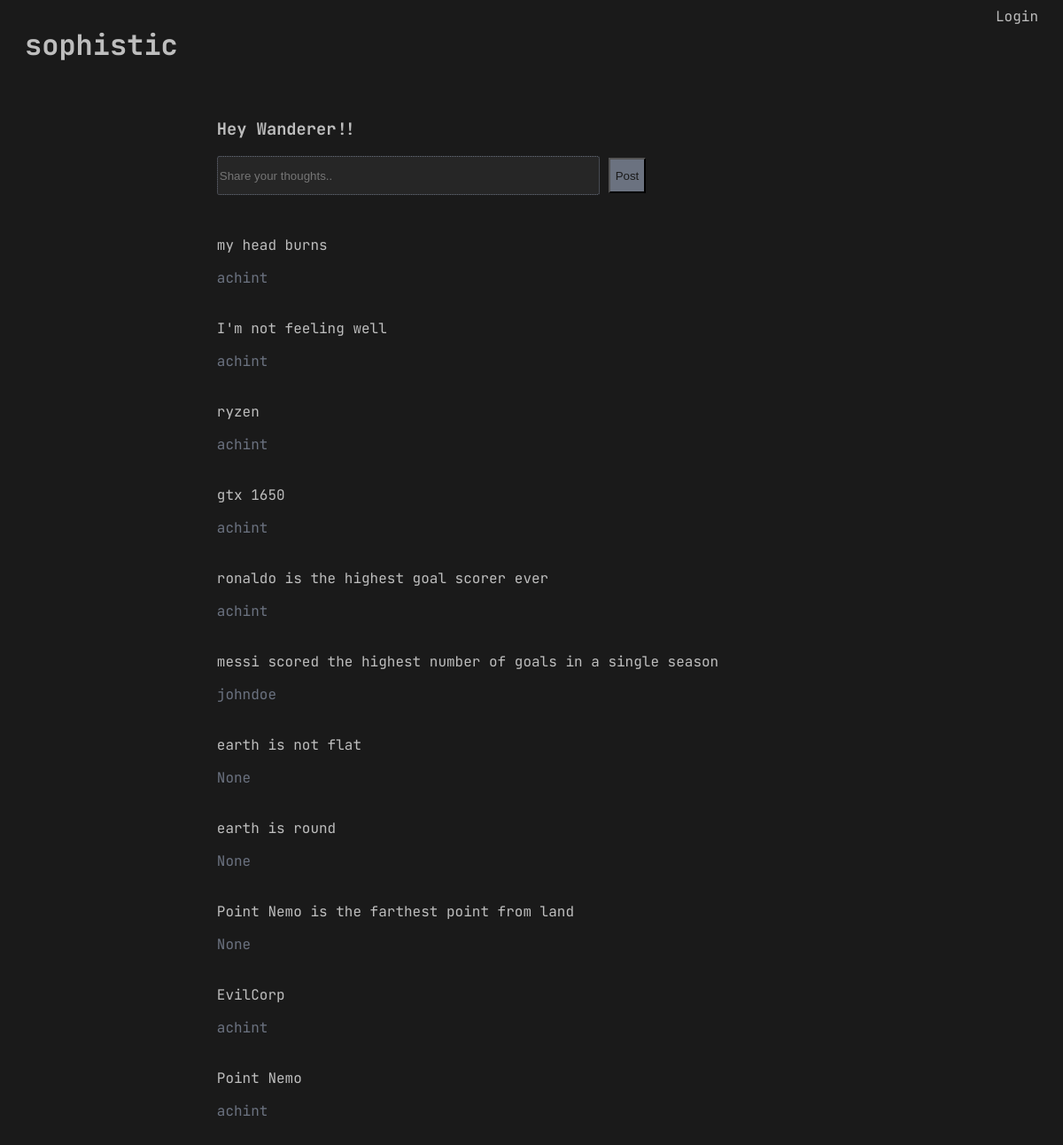
Before: / with the older database file.
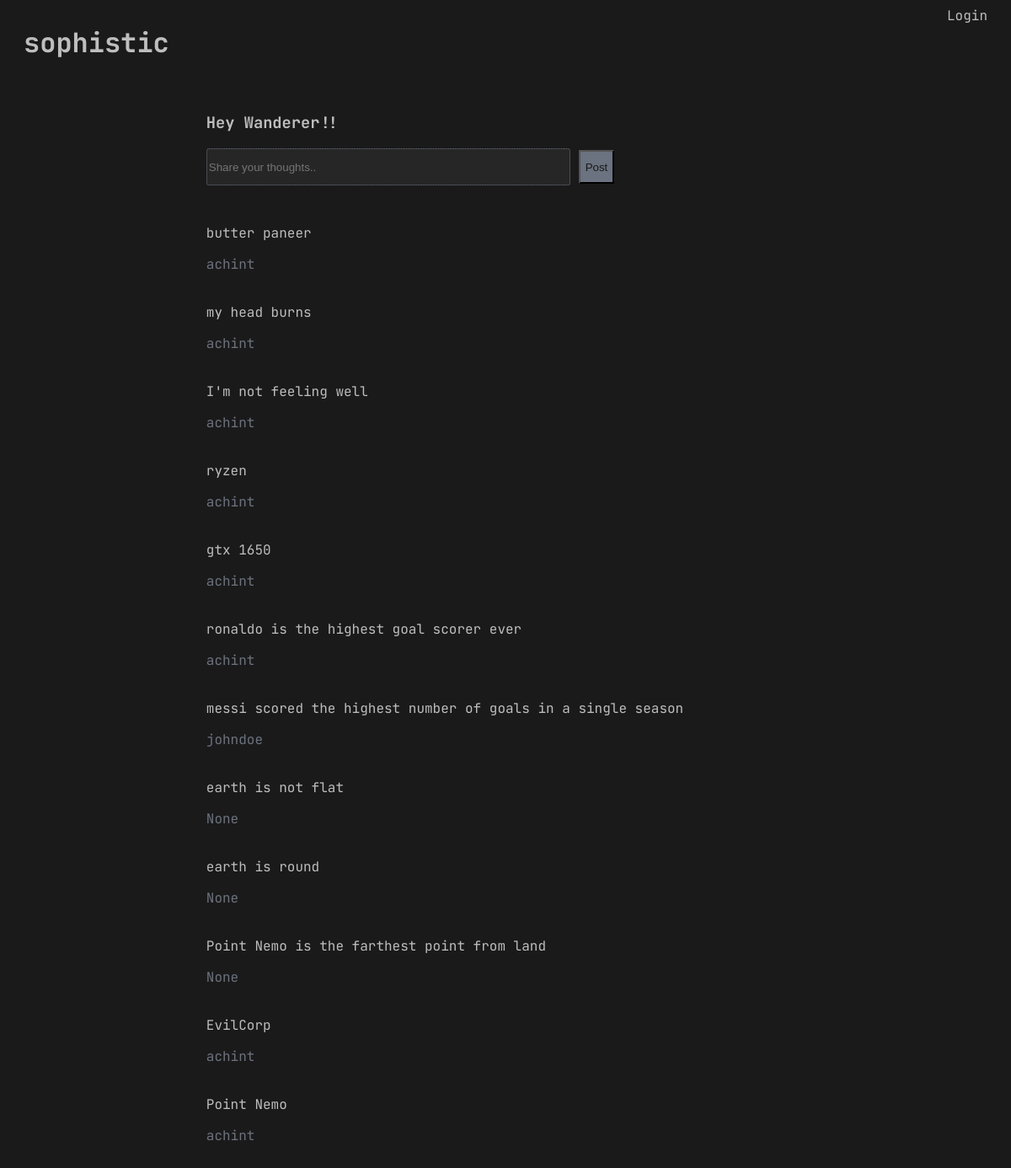
After: the same page with the newer database file.
### base/models.py (models this page shows, shortened)
class Topic(models.Model):
    host = models.ForeignKey(User, on_delete=models.SET_NULL, null=True)
    topic = models.CharField(max_length=200)
    updated = models.DateTimeField(auto_now=True)
    created = models.DateTimeField(auto_now_add=True)
    class Meta:
        ordering = ['-updated', '-created']

### base/views.py (the view)
# urls.py: path('', views.HomeView, name='home'),
def HomeView(request):
    topics = Topic.objects.all()
    print('hello')
    if request.method == 'POST':
        topic = Topic.objects.create(
            host = request.user,
            topic = request.POST.get('topic')
        )
        return redirect('home')
    context = {'topics' : topics}
    return render(request, 'home.html', context)

### base/templates/home.html (shortened to what this page needs)
{% extends 'main.html' %}
{% block content %}
<div class="home-container">
    {% if request.user.is_authenticated %}
    <h3 class="welcome-msg">Hey {{request.user}}!!</h3>
    {% else %}
    <h3 class="welcome-msg">Hey Wanderer!!</h3>
    {% endif %}
    <div class="topic-post">
        <form action="" method="POST">
            <input type="text" placeholder="Share your thoughts.." name="topic" class="input-field">
            <input type="submit" value="Post" class="input-button">
        </form>
    </div>
    {% for topic in topics %}
    <div class="topic-container">
        <a href="{% url 'topic' topic.id %}">
            <p class="topics">{{ topic.topic }}</p>
        </a>
        <span class="topic-host">{{topic.host}}</span>
    </div>
    {% endfor %}
</div>
{% endblock content %}

### templates/main.html (shortened to what this page needs)
<!DOCTYPE html>
{% load static %}
<html>
    <head>
        <link rel="stylesheet" href="{% static 'styles/main.css' %}">
    </head>
    <body>
            {%include 'navbar.html' %}
            {% block content %}
            {% endblock %}
    </body>
</html>

### templates/navbar.html (shortened to what this page needs)
<div class="navbar">
    <div>
        <a href="/">
            <h1>sophistic</h1>
        </a>
    </div>
    <div>
        {% if request.user.is_authenticated %}
          <a href="{% url 'logout' %}"><span>Logout</span></a>
        {% else %}
        <a href="{% url 'login' %}"><span>Login</span></a>
        {% endif %}
    </div>
</div>

### static/styles/main.css (style rules this page uses)
body { background-color: #1a1a1a; color: #bebebe; font-family: 'JetBrains Mono'; }
a { text-decoration: none; }
a:link { color: #bebebe; }

### templates/navbar.html (style rules this page uses)
.navbar { padding-left: 20px; padding-right: 20px; display: flex; justify-content: space-between; }

### base/templates/home.html (style rules this page uses)
.home-container { width: 60%; margin: auto; padding: 20px; }
.topic-post { padding-bottom: 20px; }
.topic-container { padding-top: 10px; padding-bottom: 10px; }
.topic-host { color: rgb(107 114 128); }
.input-field { width: 60%; height: 5vh; border-radius: 3px; background-color: #262626; border: 1px dotted rgb(107 114 128); color: #bebebe; }
.input-button { background-color: rgb(107 114 128);; color: #1a1a1a; height: 5vh; }

Changed rows visible on the page:
added Topic: topic "butter paneer", host "achint"
